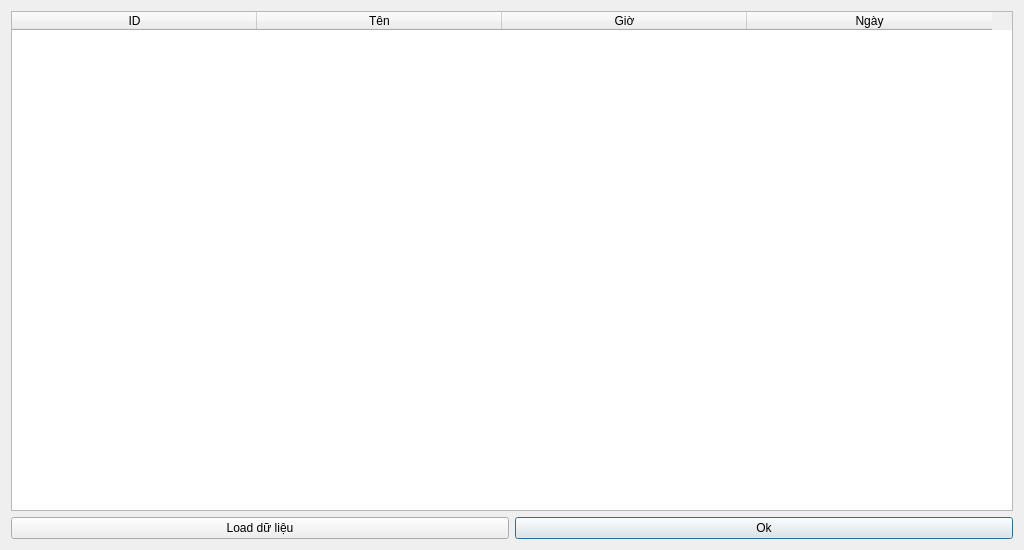
<?xml version="1.0" encoding="UTF-8"?>
<ui version="4.0">
 <class>OpenDoorCounter</class>
 <widget class="QDialog" name="OpenDoorCounter">
  <property name="geometry">
   <rect>
    <x>0</x>
    <y>0</y>
    <width>1024</width>
    <height>550</height>
   </rect>
  </property>
  <property name="minimumSize">
   <size>
    <width>1024</width>
    <height>550</height>
   </size>
  </property>
  <property name="maximumSize">
   <size>
    <width>1024</width>
    <height>550</height>
   </size>
  </property>
  <property name="baseSize">
   <size>
    <width>1024</width>
    <height>550</height>
   </size>
  </property>
  <property name="windowTitle">
   <string>Dialog</string>
  </property>
  <layout class="QGridLayout" name="gridLayout_2">
   <item row="1" column="0">
    <layout class="QGridLayout" name="gridLayout">
     <item row="2" column="1">
      <widget class="QPushButton" name="pushButton_Ok">
       <property name="text">
        <string>Ok</string>
       </property>
       <property name="icon">
        <iconset resource="images.qrc">
         <normaloff>:/resources/check-mark.png</normaloff>:/resources/check-mark.png</iconset>
       </property>
      </widget>
     </item>
     <item row="2" column="0">
      <widget class="QPushButton" name="pushButton_Reload">
       <property name="text">
        <string>Load dữ liệu</string>
       </property>
       <property name="icon">
        <iconset resource="images.qrc">
         <normaloff>:/resources/reload.png</normaloff>:/resources/reload.png</iconset>
       </property>
      </widget>
     </item>
     <item row="0" column="0" colspan="2">
      <widget class="QTableWidget" name="tableWidget_Door_Open">
       <property name="sizePolicy">
        <sizepolicy hsizetype="Preferred" vsizetype="Expanding">
         <horstretch>0</horstretch>
         <verstretch>0</verstretch>
        </sizepolicy>
       </property>
       <attribute name="horizontalHeaderDefaultSectionSize">
        <number>245</number>
       </attribute>
       <attribute name="verticalHeaderDefaultSectionSize">
        <number>70</number>
       </attribute>
       <column>
        <property name="text">
         <string>ID</string>
        </property>
       </column>
       <column>
        <property name="text">
         <string>Tên</string>
        </property>
       </column>
       <column>
        <property name="text">
         <string>Giờ</string>
        </property>
       </column>
       <column>
        <property name="text">
         <string>Ngày</string>
        </property>
       </column>
      </widget>
     </item>
    </layout>
   </item>
  </layout>
 </widget>
 <resources>
  <include location="images.qrc"/>
 </resources>
 <connections/>
</ui>
